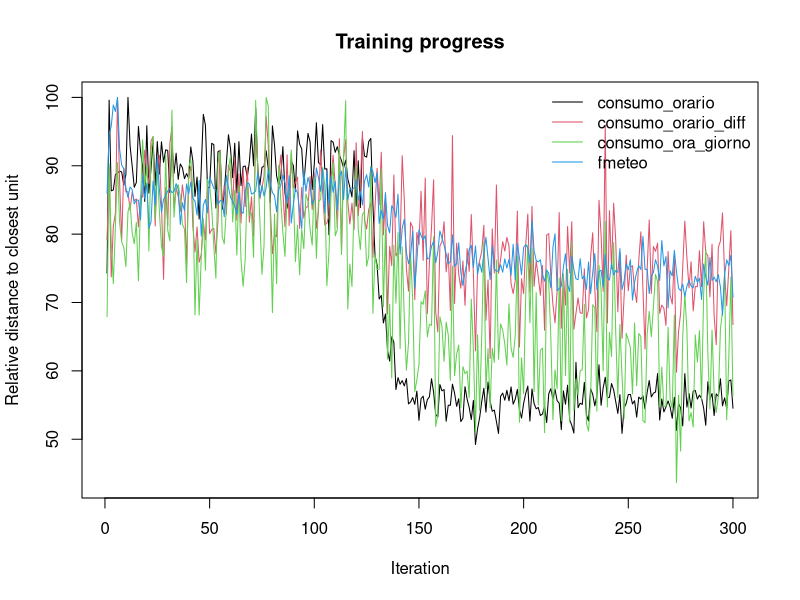
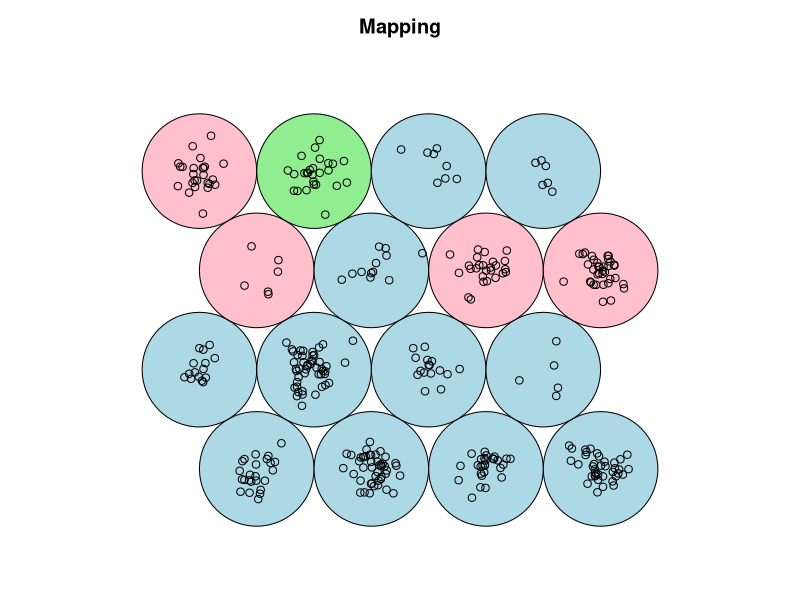
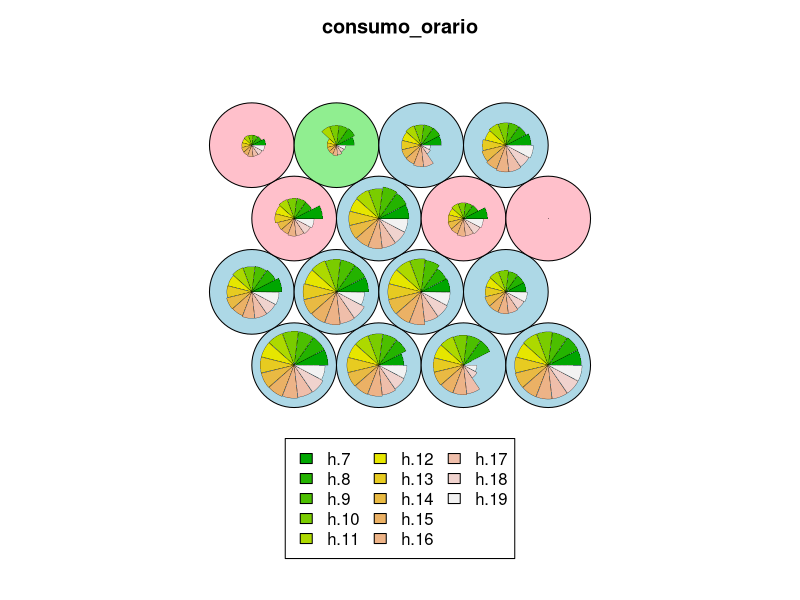
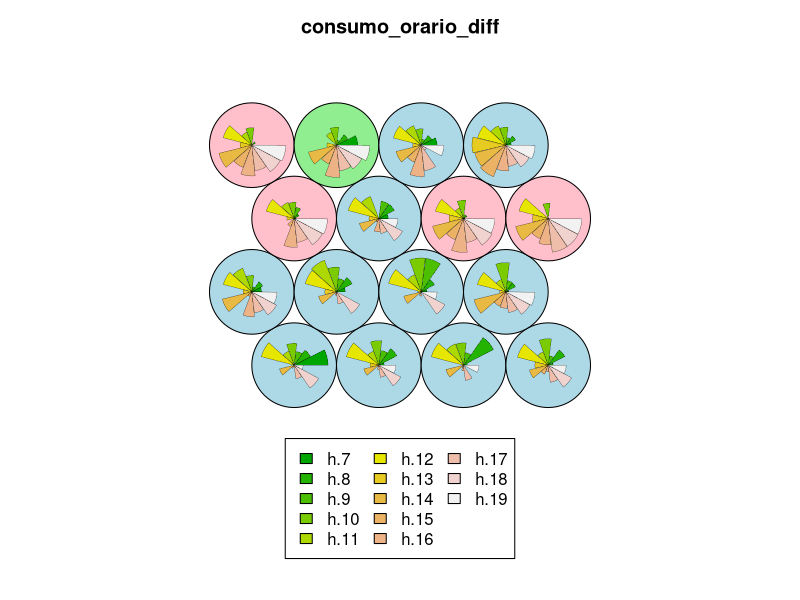
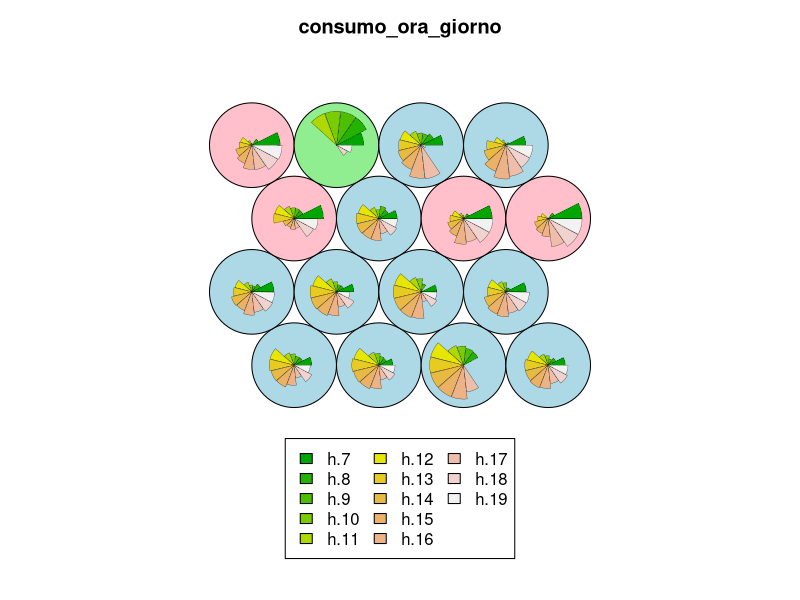
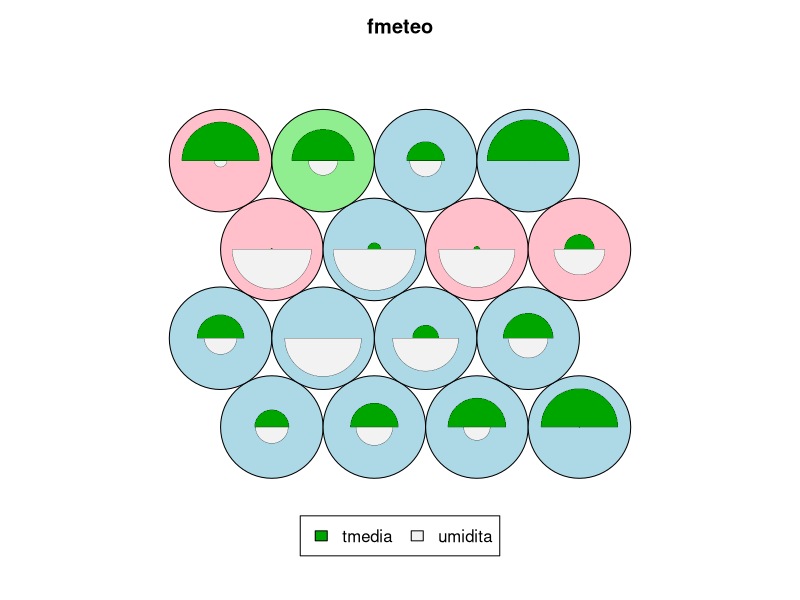
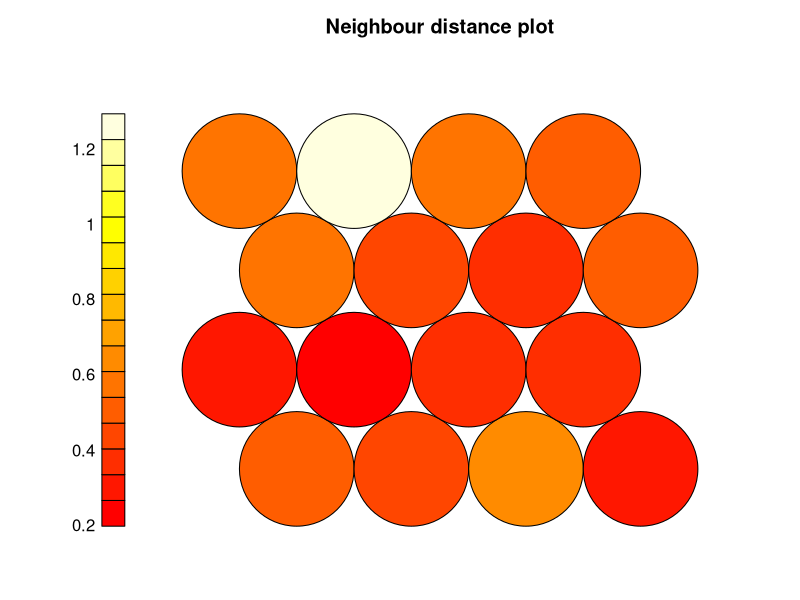
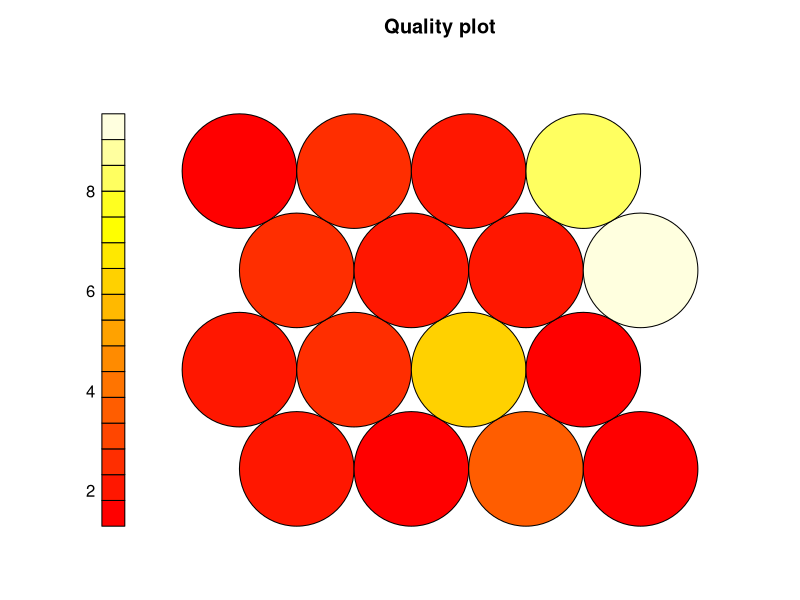

These charts were generated, in order, by the following R code: (Note: this script raises an error after producing the figures.)
require(kohonen)
require(dplyr)

setwd(dirname(rstudioapi::getActiveDocumentContext()$path))

colors = c("lightblue", "pink", "lightgreen")


# Data -------------------------------------------------------------------------
df_consumo_orario=read.csv('consumo_orario_df.csv', sep=";")
df_consumo_orario_diff=read.csv('consumo_orario_diff_df.csv', sep=";")
df_consumo_ora_giorno=read.csv('consumo_ora_giorno_df.csv', sep=";")
df_meteo=read.csv('meteo_df.csv', sep=";")

# Features ---------------------------------------------------------------------
fconsumo_orario = scale(as.matrix(df_consumo_orario[2:14]))
fconsumo_orario_diff = scale(as.matrix(df_consumo_orario_diff[2:14]))
fconsumo_ora_giorno = scale(as.matrix(df_consumo_ora_giorno[2:14]))
fmeteo = scale(as.matrix(df_meteo[,2:3]))

# SUPER SOM INIT ---------------------------------------------------------------
som.grid = somgrid(xdim=4, ydim=4, topo = "hexagonal", toroidal = 1)
som.layer = list('consumo_orario'=fconsumo_orario, 
                 'consumo_orario_diff'=fconsumo_orario_diff,
                 'consumo_ora_giorno'=fconsumo_ora_giorno, 
                 'fmeteo'=fmeteo)
set.seed(420)
ss=supersom(som.layer, 
            som.grid, 
            whatmap=1:4, 
            user.weights = c(0.2, 0.35, 0.35, 0.1), 
            alpha = c(0.005,0.001), 
            rlen = 300)

# Clusters ---------------------------------------------------------------------
n_cluster = 3
ss.hc = cutree(hclust(object.distances(ss, "codes")), n_cluster)

# Plot -------------------------------------------------------------------------
bgcolors = colors[0:n_cluster]

# Error during epochs
plot(ss, type = "changes")
# Mapping
plot(ss, type = "mapping", bgcol=bgcolors[as.integer(ss.hc)], pch = 1, main = "Mapping", keepMargins = TRUE)
# Layers
plot(ss, bgcol=bgcolors[as.integer(ss.hc)])
# Distances
plot(ss, type="dist.neighbours")

plot(ss, type="quality")

# Results extraction -----------------------------------------------------------
mylist = ss.hc
fn = "ssom_out/node_cluster.txt"
lapply(mylist, write, fn, append=TRUE, ncolumns=1000)

mylist = ss$unit.classif
fn = "ssom_out/day_node.txt"
lapply(mylist, write, fn, append=TRUE, ncolumns=1000)

mylist =plot(ss, type = "count")
fn = "ssom_out/node_count.txt"
lapply(mylist, write, fn, append=TRUE, ncolumns=1000)

write.csv(as.data.frame(ss[["codes"]][["consumo_orario"]]), 
          file="ssom_out/codes_consumo_orario.csv")
write.csv(as.data.frame(ss[["codes"]][["consumo_ora_giorno"]]), 
          file="ssom_out/codes_consumo_ora_giorno.csv")
write.csv(as.data.frame(ss[["codes"]][["consumo_orario_diff"]]), 
          file="ssom_out/codes_consumo_orario_diff.csv")
write.csv(as.data.frame(ss[["codes"]][["fmeteo"]]), 
          file="ssom_out/codes_meteo.csv")
